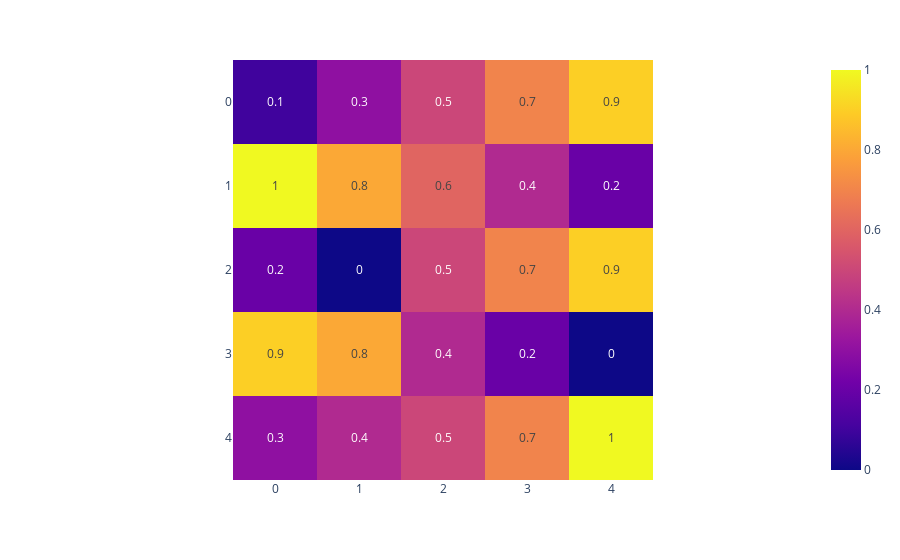

Source (notebook cell):
### Markdown cell above
## Text

### Code cell
z = [
    [0.1, 0.3, 0.5, 0.7, 0.9],
    [1, 0.8, 0.6, 0.4, 0.2],
    [0.2, 0, 0.5, 0.7, 0.9],
    [0.9, 0.8, 0.4, 0.2, 0],
    [0.3, 0.4, 0.5, 0.7, 1],
]

fig = px.imshow(z, text_auto=True)
fig.show()

### Figure 1 — Plotly figure (JSON) as saved in the notebook; plotly's stock layout.template omitted (floating-point values rounded to 4 significant figures)
{"data": [{"coloraxis": "coloraxis", "hovertemplate": "x: %{x}<br>y: %{y}<br>color: %{z}<extra></extra>", "name": "0", "texttemplate": "%{z}", "type": "heatmap", "xaxis": "x", "yaxis": "y", "z": [[0.1, 0.3, 0.5, 0.7, 0.9], [1, 0.8, 0.6, 0.4, 0.2], [0.2, 0, 0.5, 0.7, 0.9], [0.9, 0.8, 0.4, 0.2, 0], [0.3, 0.4, 0.5, 0.7, 1]]}], "layout": {"coloraxis": {"colorscale": [[0, "#0d0887"], [0.1111, "#46039f"], [0.2222, "#7201a8"], [0.3333, "#9c179e"], [0.4444, "#bd3786"], [0.5556, "#d8576b"], [0.6667, "#ed7953"], [0.7778, "#fb9f3a"], [0.8889, "#fdca26"], [1, "#f0f921"]]}, "margin": {"t": 60}, "xaxis": {"anchor": "y", "constrain": "domain", "domain": [0, 1], "scaleanchor": "y"}, "yaxis": {"anchor": "x", "autorange": "reversed", "constrain": "domain", "domain": [0, 1]}}}
